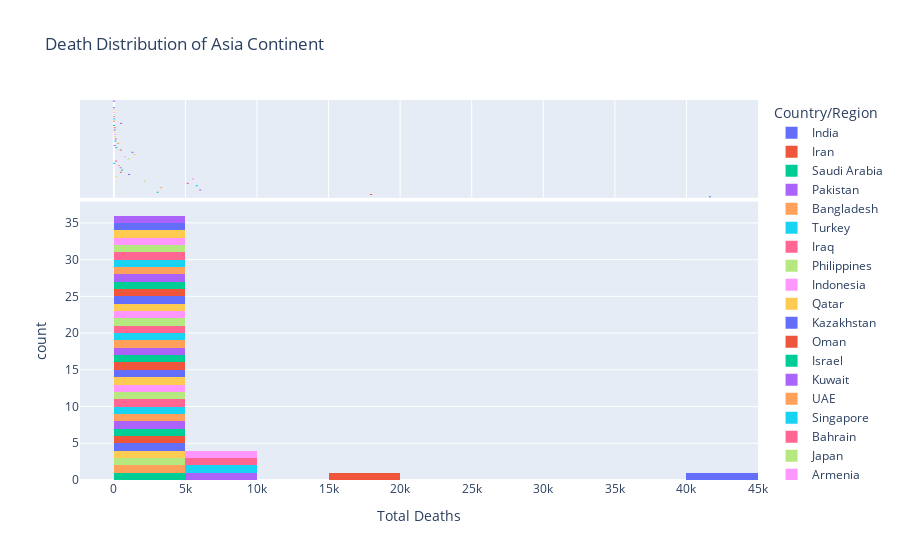

Here is the notebook cell this chart was saved with:
### Markdown cell above
#### Below we have plotted a hist plot of death across countries of Asian continent.

### Code cell
fig = px.histogram(worldometer_asia,x = 'TotalDeaths', nbins=20, 
                   labels={'value':'Total Deaths'},title='Death Distribution of Asia Continent', 
                   marginal='violin',
                   color='Country/Region')

fig.update_layout(
    xaxis_title_text='Total Deaths', showlegend=True
)

### Figure 1 — Plotly figure (JSON) as saved in the notebook; plotly's stock layout.template omitted (floating-point values rounded to 4 significant figures)
{"data": [{"alignmentgroup": "True", "bingroup": "x", "hovertemplate": "Country/Region=India<br>TotalDeaths=%{x}<br>count=%{y}<extra></extra>", "legendgroup": "India", "marker": {"color": "#636efa", "pattern": {"shape": ""}}, "name": "India", "nbinsx": 20, "offsetgroup": "India", "orientation": "v", "showlegend": true, "type": "histogram", "x": [41638], "xaxis": "x", "yaxis": "y"}, {"alignmentgroup": "True", "hovertemplate": "Country/Region=India<br>TotalDeaths=%{x}<extra></extra>", "legendgroup": "India", "marker": {"color": "#636efa"}, "name": "India", "offsetgroup": "India", "scalegroup": "x", "showlegend": false, "type": "violin", "x": [41638], "xaxis": "x2", "yaxis": "y2"}, {"alignmentgroup": "True", "bingroup": "x", "hovertemplate": "Country/Region=Iran<br>TotalDeaths=%{x}<br>count=%{y}<extra></extra>", "legendgroup": "Iran", "marker": {"color": "#EF553B", "pattern": {"shape": ""}}, "name": "Iran", "nbinsx": 20, "offsetgroup": "Iran", "orientation": "v", "showlegend": true, "type": "histogram", "x": [17976], "xaxis": "x", "yaxis": "y"}, {"alignmentgroup": "True", "hovertemplate": "Country/Region=Iran<br>TotalDeaths=%{x}<extra></extra>", "legendgroup": "Iran", "marker": {"color": "#EF553B"}, "name": "Iran", "offsetgroup": "Iran", "scalegroup": "x", "showlegend": false, "type": "violin", "x": [17976], "xaxis": "x2", "yaxis": "y2"}, {"alignmentgroup": "True", "bingroup": "x", "hovertemplate": "Country/Region=Saudi Arabia<br>TotalDeaths=%{x}<br>count=%{y}<extra></extra>", "legendgroup": "Saudi Arabia", "marker": {"color": "#00cc96", "pattern": {"shape": ""}}, "name": "Saudi Arabia", "nbinsx": 20, "offsetgroup": "Saudi Arabia", "orientation": "v", "showlegend": true, "type": "histogram", "x": [3055], "xaxis": "x", "yaxis": "y"}, {"alignmentgroup": "True", "hovertemplate": "Country/Region=Saudi Arabia<br>TotalDeaths=%{x}<extra></extra>", "legendgroup": "Saudi Arabia", "marker": {"color": "#00cc96"}, "name": "Saudi Arabia", "offsetgroup": "Saudi Arabia", "scalegroup": "x", "showlegend": false, "type": "violin", "x": [3055], "xaxis": "x2", "yaxis": "y2"}, {"alignmentgroup": "True", "bingroup": "x", "hovertemplate": "Country/Region=Pakistan<br>TotalDeaths=%{x}<br>count=%{y}<extra></extra>", "legendgroup": "Pakistan", "marker": {"color": "#ab63fa", "pattern": {"shape": ""}}, "name": "Pakistan", "nbinsx": 20, "offsetgroup": "Pakistan", "orientation": "v", "showlegend": true, "type": "histogram", "x": [6035], "xaxis": "x", "yaxis": "y"}, {"alignmentgroup": "True", "hovertemplate": "Country/Region=Pakistan<br>TotalDeaths=%{x}<extra></extra>", "legendgroup": "Pakistan", "marker": {"color": "#ab63fa"}, "name": "Pakistan", "offsetgroup": "Pakistan", "scalegroup": "x", "showlegend": false, "type": "violin", "x": [6035], "xaxis": "x2", "yaxis": "y2"}, {"alignmentgroup": "True", "bingroup": "x", "hovertemplate": "Country/Region=Bangladesh<br>TotalDeaths=%{x}<br>count=%{y}<extra></extra>", "legendgroup": "Bangladesh", "marker": {"color": "#FFA15A", "pattern": {"shape": ""}}, "name": "Bangladesh", "nbinsx": 20, "offsetgroup": "Bangladesh", "orientation": "v", "showlegend": true, "type": "histogram", "x": [3306], "xaxis": "x", "yaxis": "y"}, {"alignmentgroup": "True", "hovertemplate": "Country/Region=Bangladesh<br>TotalDeaths=%{x}<extra></extra>", "legendgroup": "Bangladesh", "marker": {"color": "#FFA15A"}, "name": "Bangladesh", "offsetgroup": "Bangladesh", "scalegroup": "x", "showlegend": false, "type": "violin", "x": [3306], "xaxis": "x2", "yaxis": "y2"}, {"alignmentgroup": "True", "bingroup": "x", "hovertemplate": "Country/Region=Turkey<br>TotalDeaths=%{x}<br>count=%{y}<extra></extra>", "legendgroup": "Turkey", "marker": {"color": "#19d3f3", "pattern": {"shape": ""}}, "name": "Turkey", "nbinsx": 20, "offsetgroup": "Turkey", "orientation": "v", "showlegend": true, "type": "histogram", "x": [5798], "xaxis": "x", "yaxis": "y"}, {"alignmentgroup": "True", "hovertemplate": "Country/Region=Turkey<br>TotalDeaths=%{x}<extra></extra>", "legendgroup": "Turkey", "marker": {"color": "#19d3f3"}, "name": "Turkey", "offsetgroup": "Turkey", "scalegroup": "x", "showlegend": false, "type": "violin", "x": [5798], "xaxis": "x2", "yaxis": "y2"}, {"alignmentgroup": "True", "bingroup": "x", "hovertemplate": "Country/Region=Iraq<br>TotalDeaths=%{x}<br>count=%{y}<extra></extra>", "legendgroup": "Iraq", "marker": {"color": "#FF6692", "pattern": {"shape": ""}}, "name": "Iraq", "nbinsx": 20, "offsetgroup": "Iraq", "orientation": "v", "showlegend": true, "type": "histogram", "x": [5161], "xaxis": "x", "yaxis": "y"}, {"alignmentgroup": "True", "hovertemplate": "Country/Region=Iraq<br>TotalDeaths=%{x}<extra></extra>", "legendgroup": "Iraq", "marker": {"color": "#FF6692"}, "name": "Iraq", "offsetgroup": "Iraq", "scalegroup": "x", "showlegend": false, "type": "violin", "x": [5161], "xaxis": "x2", "yaxis": "y2"}, {"alignmentgroup": "True", "bingroup": "x", "hovertemplate": "Country/Region=Philippines<br>TotalDeaths=%{x}<br>count=%{y}<extra></extra>", "legendgroup": "Philippines", "marker": {"color": "#B6E880", "pattern": {"shape": ""}}, "name": "Philippines", "nbinsx": 20, "offsetgroup": "Philippines", "orientation": "v", "showlegend": true, "type": "histogram", "x": [2150], "xaxis": "x", "yaxis": "y"}, {"alignmentgroup": "True", "hovertemplate": "Country/Region=Philippines<br>TotalDeaths=%{x}<extra></extra>", "legendgroup": "Philippines", "marker": {"color": "#B6E880"}, "name": "Philippines", "offsetgroup": "Philippines", "scalegroup": "x", "showlegend": false, "type": "violin", "x": [2150], "xaxis": "x2", "yaxis": "y2"}, {"alignmentgroup": "True", "bingroup": "x", "hovertemplate": "Country/Region=Indonesia<br>TotalDeaths=%{x}<br>count=%{y}<extra></extra>", "legendgroup": "Indonesia", "marker": {"color": "#FF97FF", "pattern": {"shape": ""}}, "name": "Indonesia", "nbinsx": 20, "offsetgroup": "Indonesia", "orientation": "v", "showlegend": true, "type": "histogram", "x": [5521], "xaxis": "x", "yaxis": "y"}, {"alignmentgroup": "True", "hovertemplate": "Country/Region=Indonesia<br>TotalDeaths=%{x}<extra></extra>", "legendgroup": "Indonesia", "marker": {"color": "#FF97FF"}, "name": "Indonesia", "offsetgroup": "Indonesia", "scalegroup": "x", "showlegend": false, "type": "violin", "x": [5521], "xaxis": "x2", "yaxis": "y2"}, {"alignmentgroup": "True", "bingroup": "x", "hovertemplate": "Country/Region=Qatar<br>TotalDeaths=%{x}<br>count=%{y}<extra></extra>", "legendgroup": "Qatar", "marker": {"color": "#FECB52", "pattern": {"shape": ""}}, "name": "Qatar", "nbinsx": 20, "offsetgroup": "Qatar", "orientation": "v", "showlegend": true, "type": "histogram", "x": [178], "xaxis": "x", "yaxis": "y"}, {"alignmentgroup": "True", "hovertemplate": "Country/Region=Qatar<br>TotalDeaths=%{x}<extra></extra>", "legendgroup": "Qatar", "marker": {"color": "#FECB52"}, "name": "Qatar", "offsetgroup": "Qatar", "scalegroup": "x", "showlegend": false, "type": "violin", "x": [178], "xaxis": "x2", "yaxis": "y2"}, {"alignmentgroup": "True", "bingroup": "x", "hovertemplate": "Country/Region=Kazakhstan<br>TotalDeaths=%{x}<br>count=%{y}<extra></extra>", "legendgroup": "Kazakhstan", "marker": {"color": "#636efa", "pattern": {"shape": ""}}, "name": "Kazakhstan", "nbinsx": 20, "offsetgroup": "Kazakhstan", "orientation": "v", "showlegend": true, "type": "histogram", "x": [1058], "xaxis": "x", "yaxis": "y"}, {"alignmentgroup": "True", "hovertemplate": "Country/Region=Kazakhstan<br>TotalDeaths=%{x}<extra></extra>", "legendgroup": "Kazakhstan", "marker": {"color": "#636efa"}, "name": "Kazakhstan", "offsetgroup": "Kazakhstan", "scalegroup": "x", "showlegend": false, "type": "violin", "x": [1058], "xaxis": "x2", "yaxis": "y2"}, {"alignmentgroup": "True", "bingroup": "x", "hovertemplate": "Country/Region=Oman<br>TotalDeaths=%{x}<br>count=%{y}<extra></extra>", "legendgroup": "Oman", "marker": {"color": "#EF553B", "pattern": {"shape": ""}}, "name": "Oman", "nbinsx": 20, "offsetgroup": "Oman", "orientation": "v", "showlegend": true, "type": "histogram", "x": [492], "xaxis": "x", "yaxis": "y"}, {"alignmentgroup": "True", "hovertemplate": "Country/Region=Oman<br>TotalDeaths=%{x}<extra></extra>", "legendgroup": "Oman", "marker": {"color": "#EF553B"}, "name": "Oman", "offsetgroup": "Oman", "scalegroup": "x", "showlegend": false, "type": "violin", "x": [492], "xaxis": "x2", "yaxis": "y2"}, {"alignmentgroup": "True", "bingroup": "x", "hovertemplate": "Country/Region=Israel<br>TotalDeaths=%{x}<br>count=%{y}<extra></extra>", "legendgroup": "Israel", "marker": {"color": "#00cc96", "pattern": {"shape": ""}}, "name": "Israel", "nbinsx": 20, "offsetgroup": "Israel", "orientation": "v", "showlegend": true, "type": "histogram", "x": [576], "xaxis": "x", "yaxis": "y"}, {"alignmentgroup": "True", "hovertemplate": "Country/Region=Israel<br>TotalDeaths=%{x}<extra></extra>", "legendgroup": "Israel", "marker": {"color": "#00cc96"}, "name": "Israel", "offsetgroup": "Israel", "scalegroup": "x", "showlegend": false, "type": "violin", "x": [576], "xaxis": "x2", "yaxis": "y2"}, {"alignmentgroup": "True", "bingroup": "x", "hovertemplate": "Country/Region=Kuwait<br>TotalDeaths=%{x}<br>count=%{y}<extra></extra>", "legendgroup": "Kuwait", "marker": {"color": "#ab63fa", "pattern": {"shape": ""}}, "name": "Kuwait", "nbinsx": 20, "offsetgroup": "Kuwait", "orientation": "v", "showlegend": true, "type": "histogram", "x": [469], "xaxis": "x", "yaxis": "y"}, {"alignmentgroup": "True", "hovertemplate": "Country/Region=Kuwait<br>TotalDeaths=%{x}<extra></extra>", "legendgroup": "Kuwait", "marker": {"color": "#ab63fa"}, "name": "Kuwait", "offsetgroup": "Kuwait", "scalegroup": "x", "showlegend": false, "type": "violin", "x": [469], "xaxis": "x2", "yaxis": "y2"}, {"alignmentgroup": "True", "bingroup": "x", "hovertemplate": "Country/Region=UAE<br>TotalDeaths=%{x}<br>count=%{y}<extra></extra>", "legendgroup": "UAE", "marker": {"color": "#FFA15A", "pattern": {"shape": ""}}, "name": "UAE", "nbinsx": 20, "offsetgroup": "UAE", "orientation": "v", "showlegend": true, "type": "histogram", "x": [354], "xaxis": "x", "yaxis": "y"}, {"alignmentgroup": "True", "hovertemplate": "Country/Region=UAE<br>TotalDeaths=%{x}<extra></extra>", "legendgroup": "UAE", "marker": {"color": "#FFA15A"}, "name": "UAE", "offsetgroup": "UAE", "scalegroup": "x", "showlegend": false, "type": "violin", "x": [354], "xaxis": "x2", "yaxis": "y2"}, {"alignmentgroup": "True", "bingroup": "x", "hovertemplate": "Country/Region=Singapore<br>TotalDeaths=%{x}<br>count=%{y}<extra></extra>", "legendgroup": "Singapore", "marker": {"color": "#19d3f3", "pattern": {"shape": ""}}, "name": "Singapore", "nbinsx": 20, "offsetgroup": "Singapore", "orientation": "v", "showlegend": true, "type": "histogram", "x": [27], "xaxis": "x", "yaxis": "y"}, {"alignmentgroup": "True", "hovertemplate": "Country/Region=Singapore<br>TotalDeaths=%{x}<extra></extra>", "legendgroup": "Singapore", "marker": {"color": "#19d3f3"}, "name": "Singapore", "offsetgroup": "Singapore", "scalegroup": "x", "showlegend": false, "type": "violin", "x": [27], "xaxis": "x2", "yaxis": "y2"}, {"alignmentgroup": "True", "bingroup": "x", "hovertemplate": "Country/Region=Bahrain<br>TotalDeaths=%{x}<br>count=%{y}<extra></extra>", "legendgroup": "Bahrain", "marker": {"color": "#FF6692", "pattern": {"shape": ""}}, "name": "Bahrain", "nbinsx": 20, "offsetgroup": "Bahrain", "orientation": "v", "showlegend": true, "type": "histogram", "x": [156], "xaxis": "x", "yaxis": "y"}, {"alignmentgroup": "True", "hovertemplate": "Country/Region=Bahrain<br>TotalDeaths=%{x}<extra></extra>", "legendgroup": "Bahrain", "marker": {"color": "#FF6692"}, "name": "Bahrain", "offsetgroup": "Bahrain", "scalegroup": "x", "showlegend": false, "type": "violin", "x": [156], "xaxis": "x2", "yaxis": "y2"}, {"alignmentgroup": "True", "bingroup": "x", "hovertemplate": "Country/Region=Japan<br>TotalDeaths=%{x}<br>count=%{y}<extra></extra>", "legendgroup": "Japan", "marker": {"color": "#B6E880", "pattern": {"shape": ""}}, "name": "Japan", "nbinsx": 20, "offsetgroup": "Japan", "orientation": "v", "showlegend": true, "type": "histogram", "x": [1026], "xaxis": "x", "yaxis": "y"}, {"alignmentgroup": "True", "hovertemplate": "Country/Region=Japan<br>TotalDeaths=%{x}<extra></extra>", "legendgroup": "Japan", "marker": {"color": "#B6E880"}, "name": "Japan", "offsetgroup": "Japan", "scalegroup": "x", "showlegend": false, "type": "violin", "x": [1026], "xaxis": "x2", "yaxis": "y2"}, {"alignmentgroup": "True", "bingroup": "x", "hovertemplate": "Country/Region=Armenia<br>TotalDeaths=%{x}<br>count=%{y}<extra></extra>", "legendgroup": "Armenia", "marker": {"color": "#FF97FF", "pattern": {"shape": ""}}, "name": "Armenia", "nbinsx": 20, "offsetgroup": "Armenia", "orientation": "v", "showlegend": true, "type": "histogram", "x": [772], "xaxis": "x", "yaxis": "y"}, {"alignmentgroup": "True", "hovertemplate": "Country/Region=Armenia<br>TotalDeaths=%{x}<extra></extra>", "legendgroup": "Armenia", "marker": {"color": "#FF97FF"}, "name": "Armenia", "offsetgroup": "Armenia", "scalegroup": "x", "showlegend": false, "type": "violin", "x": [772], "xaxis": "x2", "yaxis": "y2"}, {"alignmentgroup": "True", "bingroup": "x", "hovertemplate": "Country/Region=Kyrgyzstan<br>TotalDeaths=%{x}<br>count=%{y}<extra></extra>", "legendgroup": "Kyrgyzstan", "marker": {"color": "#FECB52", "pattern": {"shape": ""}}, "name": "Kyrgyzstan", "nbinsx": 20, "offsetgroup": "Kyrgyzstan", "orientation": "v", "showlegend": true, "type": "histogram", "x": [1447], "xaxis": "x", "yaxis": "y"}, {"alignmentgroup": "True", "hovertemplate": "Country/Region=Kyrgyzstan<br>TotalDeaths=%{x}<extra></extra>", "legendgroup": "Kyrgyzstan", "marker": {"color": "#FECB52"}, "name": "Kyrgyzstan", "offsetgroup": "Kyrgyzstan", "scalegroup": "x", "showlegend": false, "type": "violin", "x": [1447], "xaxis": "x2", "yaxis": "y2"}, {"alignmentgroup": "True", "bingroup": "x", "hovertemplate": "Country/Region=Afghanistan<br>TotalDeaths=%{x}<br>count=%{y}<extra></extra>", "legendgroup": "Afghanistan", "marker": {"color": "#636efa", "pattern": {"shape": ""}}, "name": "Afghanistan", "nbinsx": 20, "offsetgroup": "Afghanistan", "orientation": "v", "showlegend": true, "type": "histogram", "x": [1298], "xaxis": "x", "yaxis": "y"}, {"alignmentgroup": "True", "hovertemplate": "Country/Region=Afghanistan<br>TotalDeaths=%{x}<extra></extra>", "legendgroup": "Afghanistan", "marker": {"color": "#636efa"}, "name": "Afghanistan", "offsetgroup": "Afghanistan", "scalegroup": "x", "showlegend": false, "type": "violin", "x": [1298], "xaxis": "x2", "yaxis": "y2"}, {"alignmentgroup": "True", "bingroup": "x", "hovertemplate": "Country/Region=Azerbaijan<br>TotalDeaths=%{x}<br>count=%{y}<extra></extra>", "legendgroup": "Azerbaijan", "marker": {"color": "#EF553B", "pattern": {"shape": ""}}, "name": "Azerbaijan", "nbinsx": 20, "offsetgroup": "Azerbaijan", "orientation": "v", "showlegend": true, "type": "histogram", "x": [479], "xaxis": "x", "yaxis": "y"}, {"alignmentgroup": "True", "hovertemplate": "Country/Region=Azerbaijan<br>TotalDeaths=%{x}<extra></extra>", "legendgroup": "Azerbaijan", "marker": {"color": "#EF553B"}, "name": "Azerbaijan", "offsetgroup": "Azerbaijan", "scalegroup": "x", "showlegend": false, "type": "violin", "x": [479], "xaxis": "x2", "yaxis": "y2"}, {"alignmentgroup": "True", "bingroup": "x", "hovertemplate": "Country/Region=Uzbekistan<br>TotalDeaths=%{x}<br>count=%{y}<extra></extra>", "legendgroup": "Uzbekistan", "marker": {"color": "#00cc96", "pattern": {"shape": ""}}, "name": "Uzbekistan", "nbinsx": 20, "offsetgroup": "Uzbekistan", "orientation": "v", "showlegend": true, "type": "histogram", "x": [175], "xaxis": "x", "yaxis": "y"}, {"alignmentgroup": "True", "hovertemplate": "Country/Region=Uzbekistan<br>TotalDeaths=%{x}<extra></extra>", "legendgroup": "Uzbekistan", "marker": {"color": "#00cc96"}, "name": "Uzbekistan", "offsetgroup": "Uzbekistan", "scalegroup": "x", "showlegend": false, "type": "violin", "x": [175], "xaxis": "x2", "yaxis": "y2"}, {"alignmentgroup": "True", "bingroup": "x", "hovertemplate": "Country/Region=Nepal<br>TotalDeaths=%{x}<br>count=%{y}<extra></extra>", "legendgroup": "Nepal", "marker": {"color": "#ab63fa", "pattern": {"shape": ""}}, "name": "Nepal", "nbinsx": 20, "offsetgroup": "Nepal", "orientation": "v", "showlegend": true, "type": "histogram", "x": [65], "xaxis": "x", "yaxis": "y"}, {"alignmentgroup": "True", "hovertemplate": "Country/Region=Nepal<br>TotalDeaths=%{x}<extra></extra>", "legendgroup": "Nepal", "marker": {"color": "#ab63fa"}, "name": "Nepal", "offsetgroup": "Nepal", "scalegroup": "x", "showlegend": false, "type": "violin", "x": [65], "xaxis": "x2", "yaxis": "y2"}, {"alignmentgroup": "True", "bingroup": "x", "hovertemplate": "Country/Region=S. Korea<br>TotalDeaths=%{x}<br>count=%{y}<extra></extra>", "legendgroup": "S. Korea", "marker": {"color": "#FFA15A", "pattern": {"shape": ""}}, "name": "S. Korea", "nbinsx": 20, "offsetgroup": "S. Korea", "orientation": "v", "showlegend": true, "type": "histogram", "x": [303], "xaxis": "x", "yaxis": "y"}, {"alignmentgroup": "True", "hovertemplate": "Country/Region=S. Korea<br>TotalDeaths=%{x}<extra></extra>", "legendgroup": "S. Korea", "marker": {"color": "#FFA15A"}, "name": "S. Korea", "offsetgroup": "S. Korea", "scalegroup": "x", "showlegend": false, "type": "violin", "x": [303], "xaxis": "x2", "yaxis": "y2"}, {"alignmentgroup": "True", "bingroup": "x", "hovertemplate": "Country/Region=Palestine<br>TotalDeaths=%{x}<br>count=%{y}<extra></extra>", "legendgroup": "Palestine", "marker": {"color": "#19d3f3", "pattern": {"shape": ""}}, "name": "Palestine", "nbinsx": 20, "offsetgroup": "Palestine", "orientation": "v", "showlegend": true, "type": "histogram", "x": [92], "xaxis": "x", "yaxis": "y"}, {"alignmentgroup": "True", "hovertemplate": "Country/Region=Palestine<br>TotalDeaths=%{x}<extra></extra>", "legendgroup": "Palestine", "marker": {"color": "#19d3f3"}, "name": "Palestine", "offsetgroup": "Palestine", "scalegroup": "x", "showlegend": false, "type": "violin", "x": [92], "xaxis": "x2", "yaxis": "y2"}, {"alignmentgroup": "True", "bingroup": "x", "hovertemplate": "Country/Region=Malaysia<br>TotalDeaths=%{x}<br>count=%{y}<extra></extra>", "legendgroup": "Malaysia", "marker": {"color": "#FF6692", "pattern": {"shape": ""}}, "name": "Malaysia", "nbinsx": 20, "offsetgroup": "Malaysia", "orientation": "v", "showlegend": true, "type": "histogram", "x": [125], "xaxis": "x", "yaxis": "y"}, {"alignmentgroup": "True", "hovertemplate": "Country/Region=Malaysia<br>TotalDeaths=%{x}<extra></extra>", "legendgroup": "Malaysia", "marker": {"color": "#FF6692"}, "name": "Malaysia", "offsetgroup": "Malaysia", "scalegroup": "x", "showlegend": false, "type": "violin", "x": [125], "xaxis": "x2", "yaxis": "y2"}, {"alignmentgroup": "True", "bingroup": "x", "hovertemplate": "Country/Region=Tajikistan<br>TotalDeaths=%{x}<br>count=%{y}<extra></extra>", "legendgroup": "Tajikistan", "marker": {"color": "#B6E880", "pattern": {"shape": ""}}, "name": "Tajikistan", "nbinsx": 20, "offsetgroup": "Tajikistan", "orientation": "v", "showlegend": true, "type": "histogram", "x": [62], "xaxis": "x", "yaxis": "y"}, {"alignmentgroup": "True", "hovertemplate": "Country/Region=Tajikistan<br>TotalDeaths=%{x}<extra></extra>", "legendgroup": "Tajikistan", "marker": {"color": "#B6E880"}, "name": "Tajikistan", "offsetgroup": "Tajikistan", "scalegroup": "x", "showlegend": false, "type": "violin", "x": [62], "xaxis": "x2", "yaxis": "y2"}, {"alignmentgroup": "True", "bingroup": "x", "hovertemplate": "Country/Region=Lebanon<br>TotalDeaths=%{x}<br>count=%{y}<extra></extra>", "legendgroup": "Lebanon", "marker": {"color": "#FF97FF", "pattern": {"shape": ""}}, "name": "Lebanon", "nbinsx": 20, "offsetgroup": "Lebanon", "orientation": "v", "showlegend": true, "type": "histogram", "x": [70], "xaxis": "x", "yaxis": "y"}, {"alignmentgroup": "True", "hovertemplate": "Country/Region=Lebanon<br>TotalDeaths=%{x}<extra></extra>", "legendgroup": "Lebanon", "marker": {"color": "#FF97FF"}, "name": "Lebanon", "offsetgroup": "Lebanon", "scalegroup": "x", "showlegend": false, "type": "violin", "x": [70], "xaxis": "x2", "yaxis": "y2"}, {"alignmentgroup": "True", "bingroup": "x", "hovertemplate": "Country/Region=Maldives<br>TotalDeaths=%{x}<br>count=%{y}<extra></extra>", "legendgroup": "Maldives", "marker": {"color": "#FECB52", "pattern": {"shape": ""}}, "name": "Maldives", "nbinsx": 20, "offsetgroup": "Maldives", "orientation": "v", "showlegend": true, "type": "histogram", "x": [19], "xaxis": "x", "yaxis": "y"}, {"alignmentgroup": "True", "hovertemplate": "Country/Region=Maldives<br>TotalDeaths=%{x}<extra></extra>", "legendgroup": "Maldives", "marker": {"color": "#FECB52"}, "name": "Maldives", "offsetgroup": "Maldives", "scalegroup": "x", "showlegend": false, "type": "violin", "x": [19], "xaxis": "x2", "yaxis": "y2"}, {"alignmentgroup": "True", "bingroup": "x", "hovertemplate": "Country/Region=Hong Kong<br>TotalDeaths=%{x}<br>count=%{y}<extra></extra>", "legendgroup": "Hong Kong", "marker": {"color": "#636efa", "pattern": {"shape": ""}}, "name": "Hong Kong", "nbinsx": 20, "offsetgroup": "Hong Kong", "orientation": "v", "showlegend": true, "type": "histogram", "x": [46], "xaxis": "x", "yaxis": "y"}, {"alignmentgroup": "True", "hovertemplate": "Country/Region=Hong Kong<br>TotalDeaths=%{x}<extra></extra>", "legendgroup": "Hong Kong", "marker": {"color": "#636efa"}, "name": "Hong Kong", "offsetgroup": "Hong Kong", "scalegroup": "x", "showlegend": false, "type": "violin", "x": [46], "xaxis": "x2", "yaxis": "y2"}, {"alignmentgroup": "True", "bingroup": "x", "hovertemplate": "Country/Region=Thailand<br>TotalDeaths=%{x}<br>count=%{y}<extra></extra>", "legendgroup": "Thailand", "marker": {"color": "#EF553B", "pattern": {"shape": ""}}, "name": "Thailand", "nbinsx": 20, "offsetgroup": "Thailand", "orientation": "v", "showlegend": true, "type": "histogram", "x": [58], "xaxis": "x", "yaxis": "y"}, {"alignmentgroup": "True", "hovertemplate": "Country/Region=Thailand<br>TotalDeaths=%{x}<extra></extra>", "legendgroup": "Thailand", "marker": {"color": "#EF553B"}, "name": "Thailand", "offsetgroup": "Thailand", "scalegroup": "x", "showlegend": false, "type": "violin", "x": [58], "xaxis": "x2", "yaxis": "y2"}, {"alignmentgroup": "True", "bingroup": "x", "hovertemplate": "Country/Region=Sri Lanka<br>TotalDeaths=%{x}<br>count=%{y}<extra></extra>", "legendgroup": "Sri Lanka", "marker": {"color": "#00cc96", "pattern": {"shape": ""}}, "name": "Sri Lanka", "nbinsx": 20, "offsetgroup": "Sri Lanka", "orientation": "v", "showlegend": true, "type": "histogram", "x": [11], "xaxis": "x", "yaxis": "y"}, {"alignmentgroup": "True", "hovertemplate": "Country/Region=Sri Lanka<br>TotalDeaths=%{x}<extra></extra>", "legendgroup": "Sri Lanka", "marker": {"color": "#00cc96"}, "name": "Sri Lanka", "offsetgroup": "Sri Lanka", "scalegroup": "x", "showlegend": false, "type": "violin", "x": [11], "xaxis": "x2", "yaxis": "y2"}, {"alignmentgroup": "True", "bingroup": "x", "hovertemplate": "Country/Region=Yemen<br>TotalDeaths=%{x}<br>count=%{y}<extra></extra>", "legendgroup": "Yemen", "marker": {"color": "#ab63fa", "pattern": {"shape": ""}}, "name": "Yemen", "nbinsx": 20, "offsetgroup": "Yemen", "orientation": "v", "showlegend": true, "type": "histogram", "x": [508], "xaxis": "x", "yaxis": "y"}, {"alignmentgroup": "True", "hovertemplate": "Country/Region=Yemen<br>TotalDeaths=%{x}<extra></extra>", "legendgroup": "Yemen", "marker": {"color": "#ab63fa"}, "name": "Yemen", "offsetgroup": "Yemen", "scalegroup": "x", "showlegend": false, "type": "violin", "x": [508], "xaxis": "x2", "yaxis": "y2"}, {"alignmentgroup": "True", "bingroup": "x", "hovertemplate": "Country/Region=Jordan<br>TotalDeaths=%{x}<br>count=%{y}<extra></extra>", "legendgroup": "Jordan", "marker": {"color": "#FFA15A", "pattern": {"shape": ""}}, "name": "Jordan", "nbinsx": 20, "offsetgroup": "Jordan", "orientation": "v", "showlegend": true, "type": "histogram", "x": [11], "xaxis": "x", "yaxis": "y"}, {"alignmentgroup": "True", "hovertemplate": "Country/Region=Jordan<br>TotalDeaths=%{x}<extra></extra>", "legendgroup": "Jordan", "marker": {"color": "#FFA15A"}, "name": "Jordan", "offsetgroup": "Jordan", "scalegroup": "x", "showlegend": false, "type": "violin", "x": [11], "xaxis": "x2", "yaxis": "y2"}, {"alignmentgroup": "True", "bingroup": "x", "hovertemplate": "Country/Region=Cyprus<br>TotalDeaths=%{x}<br>count=%{y}<extra></extra>", "legendgroup": "Cyprus", "marker": {"color": "#19d3f3", "pattern": {"shape": ""}}, "name": "Cyprus", "nbinsx": 20, "offsetgroup": "Cyprus", "orientation": "v", "showlegend": true, "type": "histogram", "x": [19], "xaxis": "x", "yaxis": "y"}, {"alignmentgroup": "True", "hovertemplate": "Country/Region=Cyprus<br>TotalDeaths=%{x}<extra></extra>", "legendgroup": "Cyprus", "marker": {"color": "#19d3f3"}, "name": "Cyprus", "offsetgroup": "Cyprus", "scalegroup": "x", "showlegend": false, "type": "violin", "x": [19], "xaxis": "x2", "yaxis": "y2"}, {"alignmentgroup": "True", "bingroup": "x", "hovertemplate": "Country/Region=Georgia<br>TotalDeaths=%{x}<br>count=%{y}<extra></extra>", "legendgroup": "Georgia", "marker": {"color": "#FF6692", "pattern": {"shape": ""}}, "name": "Georgia", "nbinsx": 20, "offsetgroup": "Georgia", "orientation": "v", "showlegend": true, "type": "histogram", "x": [17], "xaxis": "x", "yaxis": "y"}, {"alignmentgroup": "True", "hovertemplate": "Country/Region=Georgia<br>TotalDeaths=%{x}<extra></extra>", "legendgroup": "Georgia", "marker": {"color": "#FF6692"}, "name": "Georgia", "offsetgroup": "Georgia", "scalegroup": "x", "showlegend": false, "type": "violin", "x": [17], "xaxis": "x2", "yaxis": "y2"}, {"alignmentgroup": "True", "bingroup": "x", "hovertemplate": "Country/Region=Syria<br>TotalDeaths=%{x}<br>count=%{y}<extra></extra>", "legendgroup": "Syria", "marker": {"color": "#B6E880", "pattern": {"shape": ""}}, "name": "Syria", "nbinsx": 20, "offsetgroup": "Syria", "orientation": "v", "showlegend": true, "type": "histogram", "x": [48], "xaxis": "x", "yaxis": "y"}, {"alignmentgroup": "True", "hovertemplate": "Country/Region=Syria<br>TotalDeaths=%{x}<extra></extra>", "legendgroup": "Syria", "marker": {"color": "#B6E880"}, "name": "Syria", "offsetgroup": "Syria", "scalegroup": "x", "showlegend": false, "type": "violin", "x": [48], "xaxis": "x2", "yaxis": "y2"}, {"alignmentgroup": "True", "bingroup": "x", "hovertemplate": "Country/Region=Vietnam<br>TotalDeaths=%{x}<br>count=%{y}<extra></extra>", "legendgroup": "Vietnam", "marker": {"color": "#FF97FF", "pattern": {"shape": ""}}, "name": "Vietnam", "nbinsx": 20, "offsetgroup": "Vietnam", "orientation": "v", "showlegend": true, "type": "histogram", "x": [10], "xaxis": "x", "yaxis": "y"}, {"alignmentgroup": "True", "hovertemplate": "Country/Region=Vietnam<br>TotalDeaths=%{x}<extra></extra>", "legendgroup": "Vietnam", "marker": {"color": "#FF97FF"}, "name": "Vietnam", "offsetgroup": "Vietnam", "scalegroup": "x", "showlegend": false, "type": "violin", "x": [10], "xaxis": "x2", "yaxis": "y2"}, {"alignmentgroup": "True", "bingroup": "x", "hovertemplate": "Country/Region=Taiwan<br>TotalDeaths=%{x}<br>count=%{y}<extra></extra>", "legendgroup": "Taiwan", "marker": {"color": "#FECB52", "pattern": {"shape": ""}}, "name": "Taiwan", "nbinsx": 20, "offsetgroup": "Taiwan", "orientation": "v", "showlegend": true, "type": "histogram", "x": [7], "xaxis": "x", "yaxis": "y"}, {"alignmentgroup": "True", "hovertemplate": "Country/Region=Taiwan<br>TotalDeaths=%{x}<extra></extra>", "legendgroup": "Taiwan", "marker": {"color": "#FECB52"}, "name": "Taiwan", "offsetgroup": "Taiwan", "scalegroup": "x", "showlegend": false, "type": "violin", "x": [7], "xaxis": "x2", "yaxis": "y2"}, {"alignmentgroup": "True", "bingroup": "x", "hovertemplate": "Country/Region=Myanmar<br>TotalDeaths=%{x}<br>count=%{y}<extra></extra>", "legendgroup": "Myanmar", "marker": {"color": "#636efa", "pattern": {"shape": ""}}, "name": "Myanmar", "nbinsx": 20, "offsetgroup": "Myanmar", "orientation": "v", "showlegend": true, "type": "histogram", "x": [6], "xaxis": "x", "yaxis": "y"}, {"alignmentgroup": "True", "hovertemplate": "Country/Region=Myanmar<br>TotalDeaths=%{x}<extra></extra>", "legendgroup": "Myanmar", "marker": {"color": "#636efa"}, "name": "Myanmar", "offsetgroup": "Myanmar", "scalegroup": "x", "showlegend": false, "type": "violin", "x": [6], "xaxis": "x2", "yaxis": "y2"}, {"alignmentgroup": "True", "bingroup": "x", "hovertemplate": "Country/Region=Mongolia<br>TotalDeaths=%{x}<br>count=%{y}<extra></extra>", "legendgroup": "Mongolia", "marker": {"color": "#EF553B", "pattern": {"shape": ""}}, "name": "Mongolia", "nbinsx": 20, "offsetgroup": "Mongolia", "orientation": "v", "showlegend": true, "type": "histogram", "x": [null], "xaxis": "x", "yaxis": "y"}, {"alignmentgroup": "True", "hovertemplate": "Country/Region=Mongolia<br>TotalDeaths=%{x}<extra></extra>", "legendgroup": "Mongolia", "marker": {"color": "#EF553B"}, "name": "Mongolia", "offsetgroup": "Mongolia", "scalegroup": "x", "showlegend": false, "type": "violin", "x": [null], "xaxis": "x2", "yaxis": "y2"}, {"alignmentgroup": "True", "bingroup": "x", "hovertemplate": "Country/Region=Cambodia<br>TotalDeaths=%{x}<br>count=%{y}<extra></extra>", "legendgroup": "Cambodia", "marker": {"color": "#00cc96", "pattern": {"shape": ""}}, "name": "Cambodia", "nbinsx": 20, "offsetgroup": "Cambodia", "orientation": "v", "showlegend": true, "type": "histogram", "x": [null], "xaxis": "x", "yaxis": "y"}, {"alignmentgroup": "True", "hovertemplate": "Country/Region=Cambodia<br>TotalDeaths=%{x}<extra></extra>", "legendgroup": "Cambodia", "marker": {"color": "#00cc96"}, "name": "Cambodia", "offsetgroup": "Cambodia", "scalegroup": "x", "showlegend": false, "type": "violin", "x": [null], "xaxis": "x2", "yaxis": "y2"}, {"alignmentgroup": "True", "bingroup": "x", "hovertemplate": "Country/Region=Brunei <br>TotalDeaths=%{x}<br>count=%{y}<extra></extra>", "legendgroup": "Brunei ", "marker": {"color": "#ab63fa", "pattern": {"shape": ""}}, "name": "Brunei ", "nbinsx": 20, "offsetgroup": "Brunei ", "orientation": "v", "showlegend": true, "type": "histogram", "x": [3], "xaxis": "x", "yaxis": "y"}, {"alignmentgroup": "True", "hovertemplate": "Country/Region=Brunei <br>TotalDeaths=%{x}<extra></extra>", "legendgroup": "Brunei ", "marker": {"color": "#ab63fa"}, "name": "Brunei ", "offsetgroup": "Brunei ", "scalegroup": "x", "showlegend": false, "type": "violin", "x": [3], "xaxis": "x2", "yaxis": "y2"}, {"alignmentgroup": "True", "bingroup": "x", "hovertemplate": "Country/Region=Bhutan<br>TotalDeaths=%{x}<br>count=%{y}<extra></extra>", "legendgroup": "Bhutan", "marker": {"color": "#FFA15A", "pattern": {"shape": ""}}, "name": "Bhutan", "nbinsx": 20, "offsetgroup": "Bhutan", "orientation": "v", "showlegend": true, "type": "histogram", "x": [null], "xaxis": "x", "yaxis": "y"}, {"alignmentgroup": "True", "hovertemplate": "Country/Region=Bhutan<br>TotalDeaths=%{x}<extra></extra>", "legendgroup": "Bhutan", "marker": {"color": "#FFA15A"}, "name": "Bhutan", "offsetgroup": "Bhutan", "scalegroup": "x", "showlegend": false, "type": "violin", "x": [null], "xaxis": "x2", "yaxis": "y2"}, {"alignmentgroup": "True", "bingroup": "x", "hovertemplate": "Country/Region=Macao<br>TotalDeaths=%{x}<br>count=%{y}<extra></extra>", "legendgroup": "Macao", "marker": {"color": "#19d3f3", "pattern": {"shape": ""}}, "name": "Macao", "nbinsx": 20, "offsetgroup": "Macao", "orientation": "v", "showlegend": true, "type": "histogram", "x": [null], "xaxis": "x", "yaxis": "y"}, {"alignmentgroup": "True", "hovertemplate": "Country/Region=Macao<br>TotalDeaths=%{x}<extra></extra>", "legendgroup": "Macao", "marker": {"color": "#19d3f3"}, "name": "Macao", "offsetgroup": "Macao", "scalegroup": "x", "showlegend": false, "type": "violin", "x": [null], "xaxis": "x2", "yaxis": "y2"}, {"alignmentgroup": "True", "bingroup": "x", "hovertemplate": "Country/Region=Timor-Leste<br>TotalDeaths=%{x}<br>count=%{y}<extra></extra>", "legendgroup": "Timor-Leste", "marker": {"color": "#FF6692", "pattern": {"shape": ""}}, "name": "Timor-Leste", "nbinsx": 20, "offsetgroup": "Timor-Leste", "orientation": "v", "showlegend": true, "type": "histogram", "x": [null], "xaxis": "x", "yaxis": "y"}, {"alignmentgroup": "True", "hovertemplate": "Country/Region=Timor-Leste<br>TotalDeaths=%{x}<extra></extra>", "legendgroup": "Timor-Leste", "marker": {"color": "#FF6692"}, "name": "Timor-Leste", "offsetgroup": "Timor-Leste", "scalegroup": "x", "showlegend": false, "type": "violin", "x": [null], "xaxis": "x2", "yaxis": "y2"}, {"alignmentgroup": "True", "bingroup": "x", "hovertemplate": "Country/Region=Laos<br>TotalDeaths=%{x}<br>count=%{y}<extra></extra>", "legendgroup": "Laos", "marker": {"color": "#B6E880", "pattern": {"shape": ""}}, "name": "Laos", "nbinsx": 20, "offsetgroup": "Laos", "orientation": "v", "showlegend": true, "type": "histogram", "x": [null], "xaxis": "x", "yaxis": "y"}, {"alignmentgroup": "True", "hovertemplate": "Country/Region=Laos<br>TotalDeaths=%{x}<extra></extra>", "legendgroup": "Laos", "marker": {"color": "#B6E880"}, "name": "Laos", "offsetgroup": "Laos", "scalegroup": "x", "showlegend": false, "type": "violin", "x": [null], "xaxis": "x2", "yaxis": "y2"}], "layout": {"barmode": "relative", "legend": {"title": {"text": "Country/Region"}, "tracegroupgap": 0}, "showlegend": true, "title": {"text": "Death Distribution of Asia Continent"}, "xaxis": {"anchor": "y", "domain": [0, 1], "title": {"text": "Total Deaths"}}, "xaxis2": {"anchor": "y2", "domain": [0, 1], "matches": "x", "showgrid": true, "showticklabels": false}, "yaxis": {"anchor": "x", "domain": [0, 0.7326], "title": {"text": "count"}}, "yaxis2": {"anchor": "x2", "domain": [0.7426, 1], "matches": "y2", "showgrid": false, "showline": false, "showticklabels": false, "ticks": ""}}}
